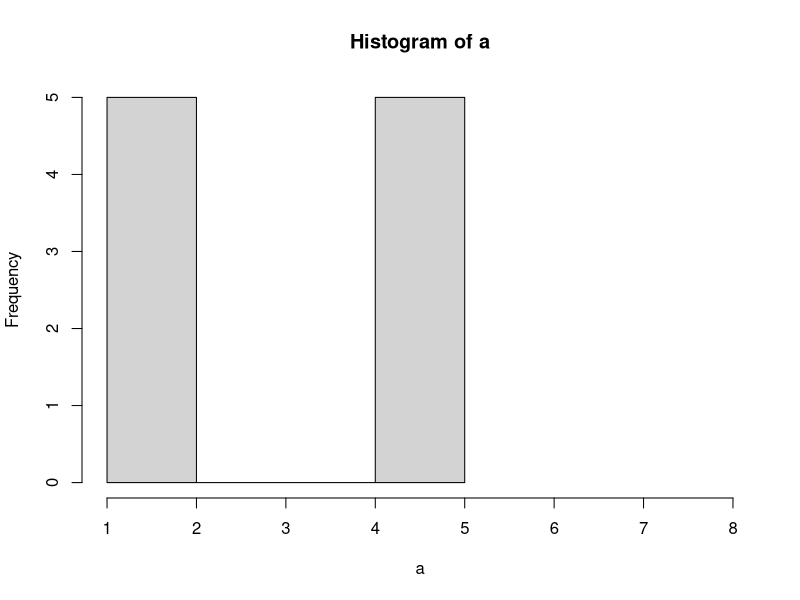
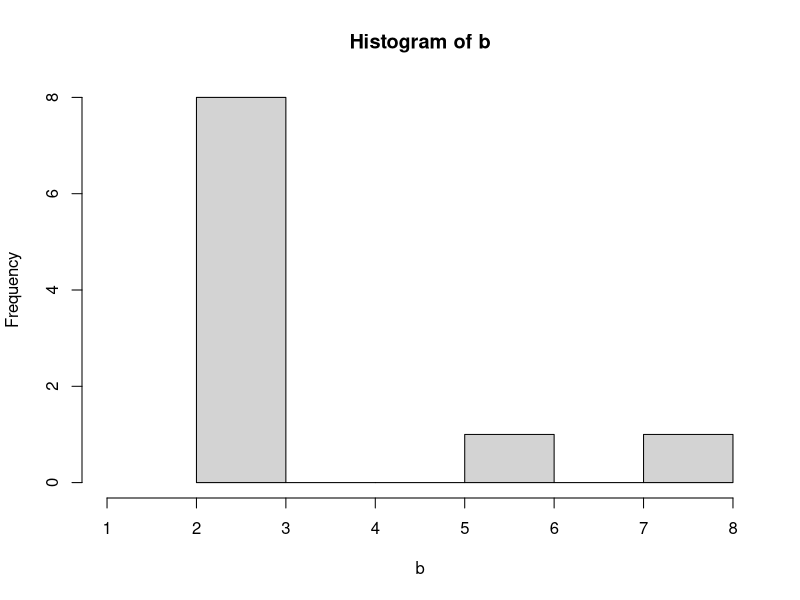

These figures' R source, in order:
## ---- chunk 1
a <- c(1,1,1,1,1,5,5,5,5,5)
b <- c(2,2,2,2,2,2,2,6,2,8)

sum(a)
sum(b)
sd(a)
sd(b)
## ---- chunk 2
hist(a, xlim = c(1,8))
hist(b, xlim = c(1,8))
